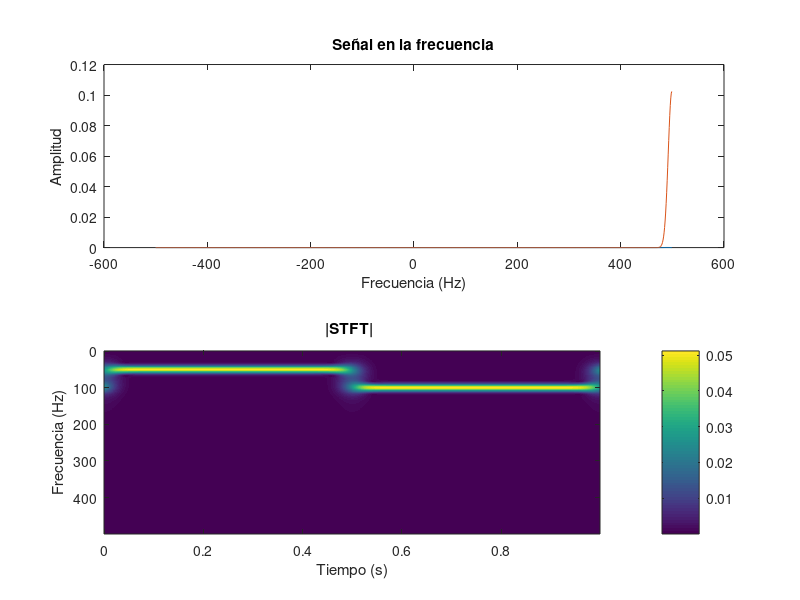

This figure's MATLAB source:
Fs = 1000;                  % Frecuencia de muestreo
Ts = 1/Fs;                  % Intervalo de muestreo
t = 0:Ts:1-Ts;              % Vector de tiempo
N = length(t);              % Longitud de la señal
% Vector de frecuencias
k = (-Fs/2:Fs/N:Fs/2 - Fs/N);               % Vector de frecuencias centrado

sigma = 300;                   % Parámetro de la ventana gaussiana
f1 = 50;                    % Frecuencia de la señal
f2 = 100;                   % Frecuencia de la señal
% Crear la señal

x = zeros(1, N);                % Inicializar la señal con ceros
half_point = round(N / 2);       % Punto intermedio del tiempo

% Primera mitad de la señal (10 Hz)
x(1:half_point) = cos(2*pi*f1*t(1:half_point));

% Segunda mitad de la señal (30 Hz)
x(half_point+1:end) = cos(2*pi*f2*t(half_point+1:end));

x_f = fftshift(fft(x));
% Parámetros para la STFT
STFT = zeros(N, N);         % Matriz para almacenar el resultado de la STFT
l = length(t) / 2;          % Ventana centrada


% Calcular la STFT
for f = 1:N
    % Desplazamiento de la ventana
    g = sqrt(pi/sigma)*exp((-pi*(k-k(f)).^2)/sigma);                 % Ventana gaussiana
    x_v = x_f .* g;                           % Multiplicación de la señal por la ventana
    STFT(f, :) = ifft(x_v);        % FFT y fftshift para centrar la frecuencia
end

k_2 = 0: Fs/N: Fs/2 -1;
%Graficar la señal original y su STFT
figure;
subplot(2,1,1);
plot(k, abs(x_v));
hold on;
plot(k, g);
title('Señal en la frecuencia');
xlabel('Frecuencia (Hz)');
ylabel('Amplitud');

% Mostrar el espectrograma (STFT en función del tiempo y frecuencia)
subplot(2,1,2);
imagesc(t, k_2, abs(STFT(N/2+1:end, :)));   % Magnitud de la STFT

% Invertir el eje de frecuencias (frecuencias más altas abajo)
set(gca, 'YDir', 'reverse');  % Ahora las frecuencias altas estarán abajo

xlabel('Tiempo (s)');
ylabel('Frecuencia (Hz)');
title('|STFT| ');
colorbar;